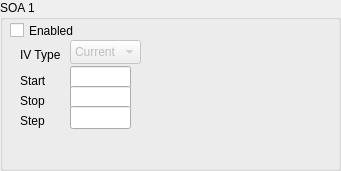
   <widget class="QGroupBox" name="groupBox_4">
    <property name="geometry">
     <rect>
      <x>20</x>
      <y>250</y>
      <width>341</width>
      <height>171</height>
     </rect>
    </property>
    <property name="title">
     <string>SOA 1</string>
    </property>
    <widget class="QCheckBox" name="soa1_check">
     <property name="geometry">
      <rect>
       <x>10</x>
       <y>20</y>
       <width>79</width>
       <height>21</height>
      </rect>
     </property>
     <property name="text">
      <string>Enabled</string>
     </property>
    </widget>
    <widget class="QLabel" name="label_17">
     <property name="geometry">
      <rect>
       <x>20</x>
       <y>70</y>
       <width>53</width>
       <height>21</height>
      </rect>
     </property>
     <property name="text">
      <string>Start</string>
     </property>
    </widget>
    <widget class="QLabel" name="label_18">
     <property name="geometry">
      <rect>
       <x>20</x>
       <y>91</y>
       <width>53</width>
       <height>20</height>
      </rect>
     </property>
     <property name="text">
      <string>Stop</string>
     </property>
    </widget>
    <widget class="QLabel" name="label_19">
     <property name="geometry">
      <rect>
       <x>20</x>
       <y>110</y>
       <width>53</width>
       <height>21</height>
      </rect>
     </property>
     <property name="text">
      <string>Step</string>
     </property>
    </widget>
    <widget class="QLineEdit" name="soa1_start_text">
     <property name="geometry">
      <rect>
       <x>70</x>
       <y>66</y>
       <width>61</width>
       <height>23</height>
      </rect>
     </property>
    </widget>
    <widget class="QLineEdit" name="soa1_stop_text">
     <property name="geometry">
      <rect>
       <x>70</x>
       <y>86</y>
       <width>61</width>
       <height>23</height>
      </rect>
     </property>
    </widget>
    <widget class="QLineEdit" name="soa1_step_text">
     <property name="geometry">
      <rect>
       <x>70</x>
       <y>106</y>
       <width>61</width>
       <height>23</height>
      </rect>
     </property>
    </widget>
    <widget class="QLabel" name="label_20">
     <property name="geometry">
      <rect>
       <x>20</x>
       <y>45</y>
       <width>53</width>
       <height>20</height>
      </rect>
     </property>
     <property name="text">
      <string>IV Type</string>
     </property>
    </widget>
    <widget class="QComboBox" name="soa1_type_combo">
     <property name="enabled">
      <bool>false</bool>
     </property>
     <property name="geometry">
      <rect>
       <x>70</x>
       <y>40</y>
       <width>71</width>
       <height>24</height>
      </rect>
     </property>
     <item>
      <property name="text">
       <string>Current</string>
      </property>
     </item>
     <item>
      <property name="text">
       <string>Voltage</string>
      </property>
     </item>
    </widget>
    <widget class="QWidget" name="verticalLayoutWidget_4">
     <property name="geometry">
      <rect>
       <x>150</x>
       <y>30</y>
       <width>171</width>
       <height>131</height>
      </rect>
     </property>
     <layout class="QVBoxLayout" name="soa1_plot_layout"/>
    </widget>
   </widget>
